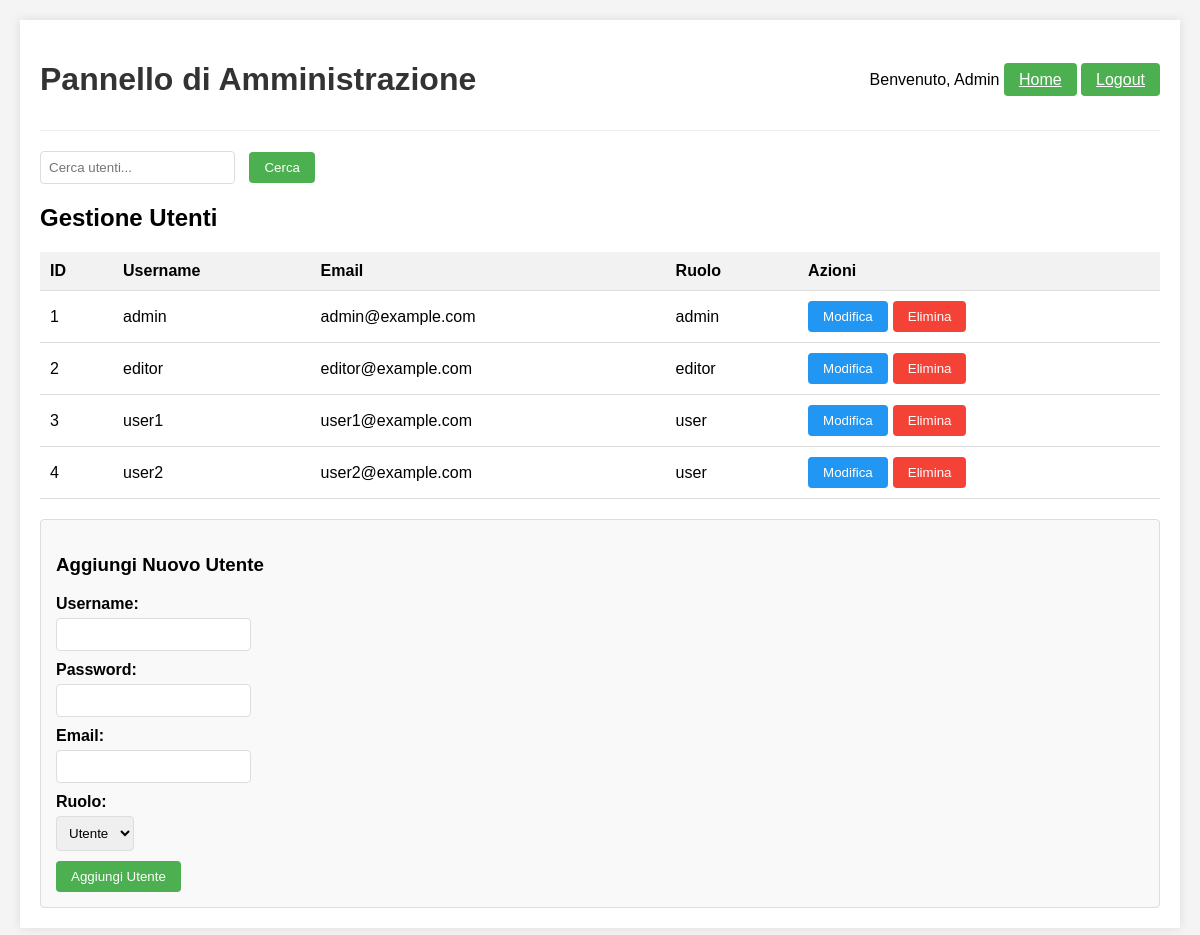
/admin.php (signed in), run on the app's committed database.
### tables this page shows
CREATE TABLE IF NOT EXISTS users (
    id INT AUTO_INCREMENT PRIMARY KEY,
    username VARCHAR(50) NOT NULL UNIQUE,
    password VARCHAR(255) NOT NULL,  
    email VARCHAR(100) NOT NULL,
    role ENUM('user', 'editor', 'admin') DEFAULT 'user',
    created_at TIMESTAMP DEFAULT CURRENT_TIMESTAMP
);

### html/admin.php (the view, shortened to what this page needs)
<?php
require_once 'config.php';
$search = "";
$query = "SELECT * FROM users WHERE username LIKE '%$search%' OR email LIKE '%$search%' ORDER BY id";
try {
    $result = mysqli_query($conn, $query);
    }catch (Exception $e) {
       $error = $e->getMessage();
    }
?>
<!DOCTYPE html>
<html lang="it">
<head>
</head>
<body>
    <div class="container">
        <div class="header">
            <h1>Pannello di Amministrazione</h1>
			            <div>
                <span>Benvenuto, Admin</span>
                <a href="index.php" class="btn">Home</a>
                <a href="logout.php" class="btn">Logout</a>
            </div>
        </div>
        <div class="search-form">
            <form action="admin.php" method="GET">
                <input type="text" name="search" placeholder="Cerca utenti..." value="<?php echo $search; ?>">
                <button type="submit">Cerca</button>
            </form>
        </div>
        <h2>Gestione Utenti</h2>
        <table>
            <thead>
                <tr>
                    <th>ID</th>
                    <th>Username</th>
                    <th>Email</th>
                    <th>Ruolo</th>
                    <th>Azioni</th>
                </tr>
            </thead>
            <tbody>
                <?php
                while ($row = mysqli_fetch_assoc($result)) {
                    echo "<tr>";
                    echo "<td>" . $row['id'] . "</td>";
                    echo "<td>" . $row['username'] . "</td>";
                    echo "<td>" . $row['email'] . "</td>";
                    echo "<td>" . $row['role'] . "</td>";
                    echo "<td class='actions'>";
                    echo "<button class='edit-btn' onclick='showEditForm(" . $row['id'] . ", \"" . $row['username'] . "\", \"" . $row['email'] . "\", \"" . $row['role'] . "\")'>Modifica</button>";
                    echo "<form method='POST' style='display:inline;'>";
                    echo "<button type='submit' name='delete_user' class='delete-btn'>Elimina</button>";
                    echo "</form>";
                    echo "</td>";
                    echo "</tr>";
                }
                ?>
            </tbody>
        </table>
        <div class="add-form">
            <h3>Aggiungi Nuovo Utente</h3>
            <form method="POST">
                <div class="form-group">
                    <label for="username">Username:</label>
                    <input type="text" id="username" name="username" required>
                </div>
                <div class="form-group">
                    <label for="password">Password:</label>
                    <input type="password" id="password" name="password" required>
                </div>
                <div class="form-group">
                    <label for="email">Email:</label>
                    <input type="email" id="email" name="email" required>
                </div>
                <div class="form-group">
                    <label for="role">Ruolo:</label>
                    <select id="role" name="role" required>
                        <option value="user">Utente</option>
                    </select>
                </div>
                <button type="submit" name="add_user">Aggiungi Utente</button>
            </form>
        </div>
    </div>
</body>
</html>

### html/admin.php (style rules this page uses)
body { font-family: Arial, sans-serif; margin: 0; padding: 20px; background-color: #f4f4f4; }
.container { max-width: 1200px; margin: 0 auto; background: white; padding: 20px; box-shadow: 0 0 10px rgba(0,0,0,0.1); }
.header { display: flex; justify-content: space-between; align-items: center; margin-bottom: 20px; padding-bottom: 10px; border-bottom: 1px solid #eee; }
h1 { color: #333; }
.search-form { margin-bottom: 20px; }
input[type="text"], input[type="password"], input[type="email"], select { padding: 8px; margin-right: 10px; border: 1px solid #ddd; border-radius: 4px; }
button, .btn { padding: 8px 15px; background: #4CAF50; color: white; border: none; border-radius: 4px; cursor: pointer; }
table { width: 100%; border-collapse: collapse; margin-bottom: 20px; }
th, td { padding: 10px; text-align: left; border-bottom: 1px solid #ddd; }
th { background-color: #f2f2f2; }
.actions { display: flex; gap: 5px; }
.edit-btn { background: #2196F3; }
.delete-btn { background: #f44336; }
.add-form, .edit-form { margin-top: 20px; padding: 15px; background: #f9f9f9; border: 1px solid #ddd; border-radius: 4px; }
.form-group { margin-bottom: 10px; }
.form-group label { display: block; margin-bottom: 5px; font-weight: bold; }

### data on the page
users: id "1", username "admin", email "admin@example.com", role "admin"
users: id "2", username "editor", email "editor@example.com", role "editor"
users: id "3", username "user1", email "user1@example.com", role "user"
users: id "4", username "user2", email "user2@example.com", role "user"
